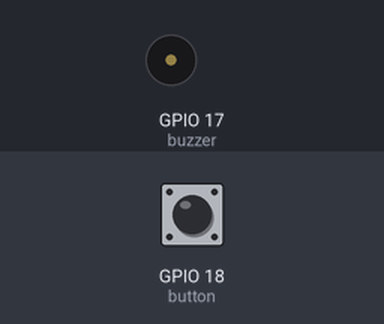
A program run on a simulated Raspberry Pi (BCM pin numbers). Parts: buzzer (waves = sounding). The test bench sets the inputs (shaded band); at power-on: GPIO 18 (button) HIGH. What the program prints to the terminal is not drawn.

Above: at 1.2 s.
1.3 s: GPIO 18 (button) pulled LOW for 0.15 s
At 1.4 s:
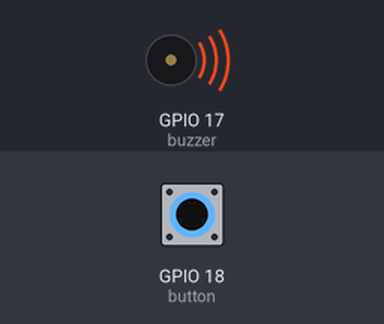
3.0 s: GPIO 18 (button) pulled LOW for 3.2 s
At 7.6 s:
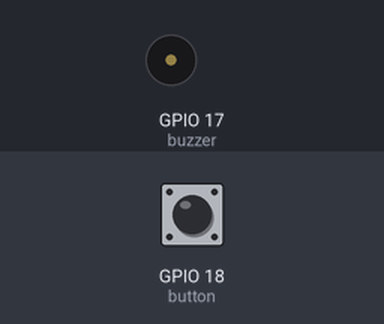
Timing chart, 0 to 9.1 s (numbered marks = the images above; inputs shaded):
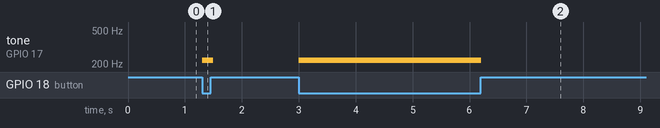

The program:

Alertor.py
```python
#!/usr/bin/env python3
########################################################################
# Filename    : Alertor.py
# Description : Make Alertor with buzzer and button
# Author      : BLONWINER
# modification: 2025/01/01
########################################################################
from gpiozero import TonalBuzzer,Button
from gpiozero.tones import Tone
import time
import math

buzzer = TonalBuzzer(17)
button = Button(18) # define Button pin according to BCM Numbering

def loop():
    while True:
        if button.is_pressed:  # if button is pressed
            alertor()
            print ('alertor turned on >>> ')
        else :
            stopAlertor()
            print ('alertor turned off <<<')
def alertor():
    buzzer.play(Tone(220.0))
    time.sleep(0.1)

def stopAlertor():
    buzzer.stop()

def destroy():
    buzzer.close()

if __name__ == '__main__':     # Program entrance
    print ('Program is starting...')
    try:
        loop()
    except KeyboardInterrupt:  # Press ctrl-c to end the program.
        destroy()
        print("Ending program")
```

Measured:
- after the input at 1.3 s, tone on GPIO 17 (buzzer): silent → 220 Hz at once, → silent 0.20 s later
- after the input at 3.0 s, tone on GPIO 17 (buzzer): silent → 220 Hz at once, → silent 3.2 s later
